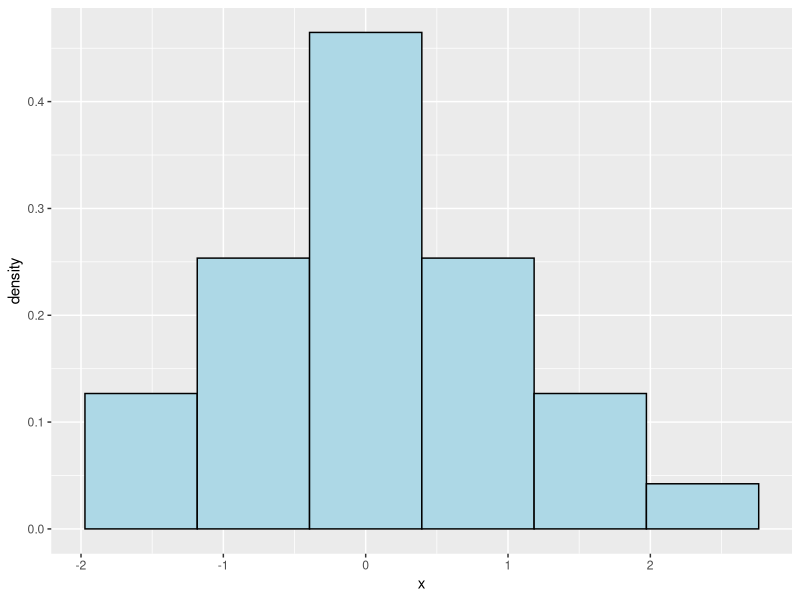

Write R code to recreate this figure. (Note: a time limit stopped this script after it produced the figure.)
library(ggplot2)

check_device <- function()
{
    while (!is.null(dev.list())) Sys.sleep(1)
}

l <- 6 
set.seed(0)
data <- data.frame(x=rnorm(30))
data

X11()
ggplot(data, aes(x)) + geom_histogram(aes(y=after_stat(density)), fill='lightblue', col='black', bins=l)
check_device()
